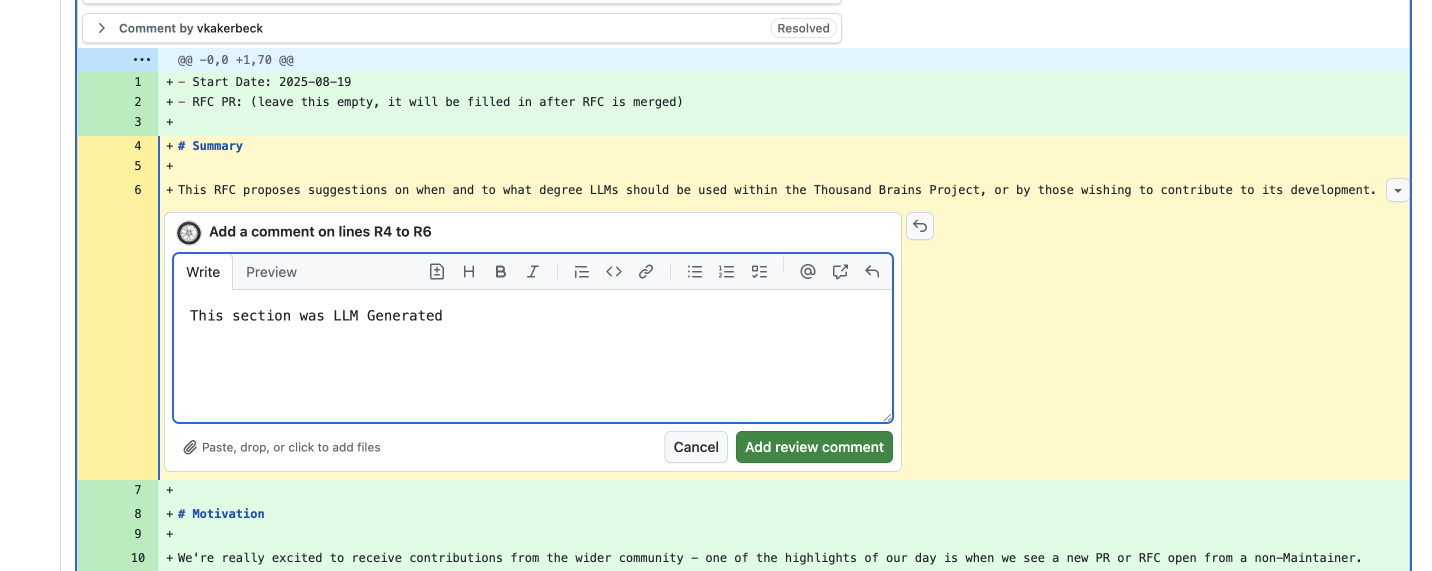
#> input picture rfcs/0000_guidance_on_using_llms/commenting_example.png, 2864 x 1142 px (shown at 1/2 size)
$ python -i bio.py   (imports and definitions only)
#> lines starting #> are read from the running program, lines starting #| are printed output that depends on the picture
# Copyright 2025 Thousand Brains Project
#
# Copyright may exist in Contributors' modifications
# and/or contributions to the work.
#
# Use of this source code is governed by the MIT
# license that can be found in the LICENSE file or at
# https://opensource.org/licenses/MIT.
from __future__ import annotations

from typing import Dict, List, Optional, Tuple

import matplotlib.pyplot as plt
import numpy as np
import scipy.ndimage as ndimage
from scipy import ndimage as ndi

from .strategies import SalienceStrategy


# [58 lines left out: functions sobel_filter, rgb_to_gray, color_opponency_map, not called in this run]


# ---------- helpers ----------


def norm01(x, eps=1e-8):
    x = x.astype(np.float32)
    mn, mx = np.min(x), np.max(x)
    if mx - mn < eps:
        return np.zeros_like(x, dtype=np.float32)
    return (x - mn) / (mx - mn)


def halfwave(x):
    # simple rectification like neuronal ON channels
    return np.maximum(x, 0.0).astype(np.float32)


def dog_center_surround(img, sigma_c, sigma_s, k=1.0):
    # Difference-of-Gaussians (center-surround)
    c = ndimage.gaussian_filter(img, sigma=sigma_c, mode="reflect")
    s = ndimage.gaussian_filter(img, sigma=sigma_s, mode="reflect")
    return k * (c - s).astype(np.float32)


def multiscale_cs(img, scales: Tuple[Tuple[float, float], ...]):
    # sum of rectified center-surround across scales
    acc = np.zeros(img.shape[:2], dtype=np.float32)
    for sc, ss in scales:
        m = halfwave(dog_center_surround(img, sc, ss))
        acc += norm01(m)
    return norm01(acc)


# ---------- color & luminance feature maps ----------


def rgb_to_gray(rgb):
    r, g, b = rgb[..., 0], rgb[..., 1], rgb[..., 2]
    return (0.299 * r + 0.587 * g + 0.114 * b).astype(np.float32)


def opponency_RG(rgb):
    # classic L-M (red-green) opponent; rectified into ON channels
    r, g = rgb[..., 0], rgb[..., 1]
    rg_on = halfwave(r - g)
    gr_on = halfwave(g - r)
    return rg_on, gr_on  # (red-on, green-on)


def opponency_BY(rgb):
    # S - (L+M) ~ blue - yellow (yellow ≈ (R+G)/2)
    r, g, b = rgb[..., 0], rgb[..., 1], rgb[..., 2]
    y = 0.5 * (r + g)
    b_on = halfwave(b - y)
    y_on = halfwave(y - b)
    return b_on, y_on  # (blue-on, yellow-on)


def color_salience(rgb):
    # center-surround on opponent channels + across-scale normalization
    scales = ((1.0, 3.0), (2.0, 6.0), (4.0, 12.0))
    rg_on, gr_on = opponency_RG(rgb)
    b_on, y_on = opponency_BY(rgb)

    RG = multiscale_cs(rg_on, scales) + multiscale_cs(gr_on, scales)
    BY = multiscale_cs(b_on, scales) + multiscale_cs(y_on, scales)
    return norm01(RG), norm01(BY)


def luminance_salience(rgb):
    lum = rgb_to_gray(rgb)
    scales = ((1.0, 3.0), (2.0, 6.0), (4.0, 12.0))
    return multiscale_cs(lum, scales)


# ---------- orientation / texture feature maps ----------


def sobel_xy(gray):
    # 3x3 Sobel via ndimage
    Kx = np.array([[-1, 0, 1], [-2, 0, 2], [-1, 0, 1]], np.float32)
    Ky = np.array([[-1, -2, -1], [0, 0, 0], [1, 2, 1]], np.float32)
    gx = ndimage.convolve(gray, Kx, mode="reflect")
    gy = ndimage.convolve(gray, Ky, mode="reflect")
    return gx, gy


def orientation_energy(gray, num_bins: int = 4):
    """
    Simple orientation channels using gradient steering into bins.
    Returns a list of maps (length num_bins) plus an overall magnitude.
    """
    gx, gy = sobel_xy(gray)
    mag = np.hypot(gx, gy).astype(np.float32)
    ang = np.arctan2(gy, gx) + np.pi  # [0, 2pi)

    bins = []
    for k in range(num_bins):
        theta = k * np.pi / num_bins  # 0..pi
        # soft binning with cosine tuning (like simple cell)
        resp = np.cos(ang - theta)
        resp = halfwave(resp) * mag
        bins.append(norm01(resp))
    return bins, norm01(mag)


def oriented_salience(rgb, num_bins=4):
    gray = rgb_to_gray(rgb)
    bins, mag = orientation_energy(gray, num_bins=num_bins)
    # center-surround on each orientation channel
    scales = ((1.0, 3.0), (2.0, 6.0))
    acc = np.zeros_like(gray, dtype=np.float32)
    for ch in bins:
        acc += multiscale_cs(ch, scales)
    # mix with overall edge magnitude for sharper contours
    return norm01(0.7 * acc + 0.3 * mag)


# ---------- depth feature maps ----------


# [66 lines left out: functions depth_nearness, depth_confidence, depth_salience, fuse_maps, not called in this run]


def spectral_residual_saliency(gray):
    # gray: [H,W] float32 in [0,1]
    f = np.fft.fft2(gray)
    amp = np.abs(f)
    log_amp = np.log(amp + 1e-8)
    # local average in log-spectrum (box or gaussian)
    log_avg = ndimage.uniform_filter(log_amp, size=3, mode="reflect")
    resid = log_amp - log_avg
    # reconstruct with original phase
    f_resid = np.exp(resid + 1j * np.angle(f))
    sal = np.abs(np.fft.ifft2(f_resid)) ** 2
    sal = ndimage.gaussian_filter(sal, 3.0, mode="reflect")
    return norm01(sal.astype(np.float32))


def fuse_maps_mean(maps, weights):
    num = 0.0
    den = 0.0
    for k, m in maps.items():
        w = float(weights.get(k, 1.0))
        num += w * m
        den += w
    S = num / (den + 1e-8)
    # mild contrast boost (acts like a soft sigmoid)
    return norm01(S**1.2)


from typing import Dict, List, Optional

import numpy as np


# [71 lines left out: functions _norm01, _maps_to_matrix, corr_shrink_weights, fuse_mean_redundancy_aware, not called in this run]


# ---------- end-to-end pipeline ----------


def salience_rgbd(rgb, depth=None, weight_scheme="indoor_default"):
    # --- features as before ---
    L = luminance_salience(rgb)
    RG, BY = color_salience(rgb)
    OR = oriented_salience(rgb)

    # new: spectral residual on luminance
    SR = spectral_residual_saliency(rgb_to_gray(rgb))

    maps = {"L": L, "RG": RG, "BY": BY, "OR": OR, "SR": SR}

    if depth is not None:
        D = depth_salience(depth)
        C = depth_confidence(depth)
        maps["D"] = norm01(D * (0.3 + 0.7 * C))

        valid = np.isfinite(depth) & (depth > 0)
        if np.any(valid):
            med = np.median(depth[valid])
            dmin = np.min(depth[valid])
            if (med - dmin) > 0.5:  # meters
                maps["D"] = norm01(maps["D"] ** 1.2)

    # weights
    if weight_scheme == "indoor_default":
        weights = {"L": 0.6, "RG": 0.8, "BY": 0.8, "OR": 0.9, "SR": 1.2}
        if depth is not None:
            weights["D"] = 0.8
    else:
        weights = {k: 1.0 for k in maps.keys()}

    # use mean fusion instead of geometric
    S = fuse_maps_mean(maps, weights)
    # S, _, _ = fuse_mean_redundancy_aware(maps, weights)
    # S = ndimage.gaussian_filter(S, 0.1, mode="reflect")  # a touch of smoothing
    maps["S"] = norm01(S)

    return maps

# TODO: Remove this function
# [5 lines left out: function compute_saliency, not called in this run]


class BioSalienceStrategy(SalienceStrategy):

    # [4 lines left out: function __call__, not called in this run]

>>> import cv2
>>> picture = cv2.imread('../../../../../../rfcs/0000_guidance_on_using_llms/commenting_example.png')
#> picture is the input picture: shape (1142, 2864, 3); mean B, G, R 224.3, 245, 238.5
>>> result = salience_rgbd(picture)
#> the loop in multiscale_cs, `for sc, ss in scales:` made 3 passes
#> mx in norm01 on passes 1 to 3: 105.8, 72.8, 50.05
#> call 2 of multiscale_cs, with scales = ((1, 3), (2, 6), (4, 12))
#> the loop in multiscale_cs (call 2), `for sc, ss in scales:` made 3 passes
#> mx in norm01 on passes 1 to 3: 84.84, 94.55, 83.61
#> after the loop in multiscale_cs (call 2), `for sc, ss in scales:`:
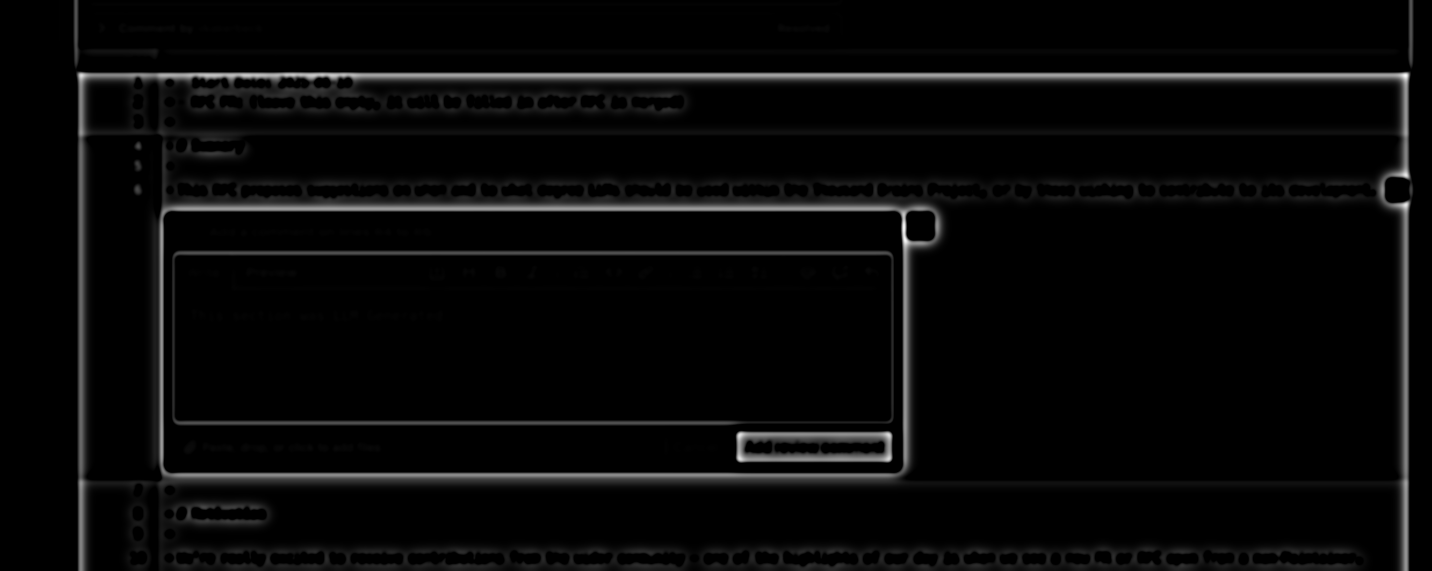
#> m: shape (1142, 2864) float32 (shown at 1/2 size); min 0, max 83.61, mean 2.7; drawn with min black and max white
#> call 3 of multiscale_cs, with scales = ((1, 3), (2, 6), (4, 12))
#> in multiscale_cs (call 3), `acc = np.zeros(img.shape[:2], dtype=np.float32)`: acc: shape (1142, 2864) float32; every value is 0
#> the loop in multiscale_cs (call 3), `for sc, ss in scales:` made 3 passes
#> mx in norm01 on passes 1 to 3: 151.7, 134.3, 116.8
#> pass 1, in dog_center_surround (call 7), `s = ndimage.gaussian_filter(img, sigma=sigma_s, mode="reflect")`:
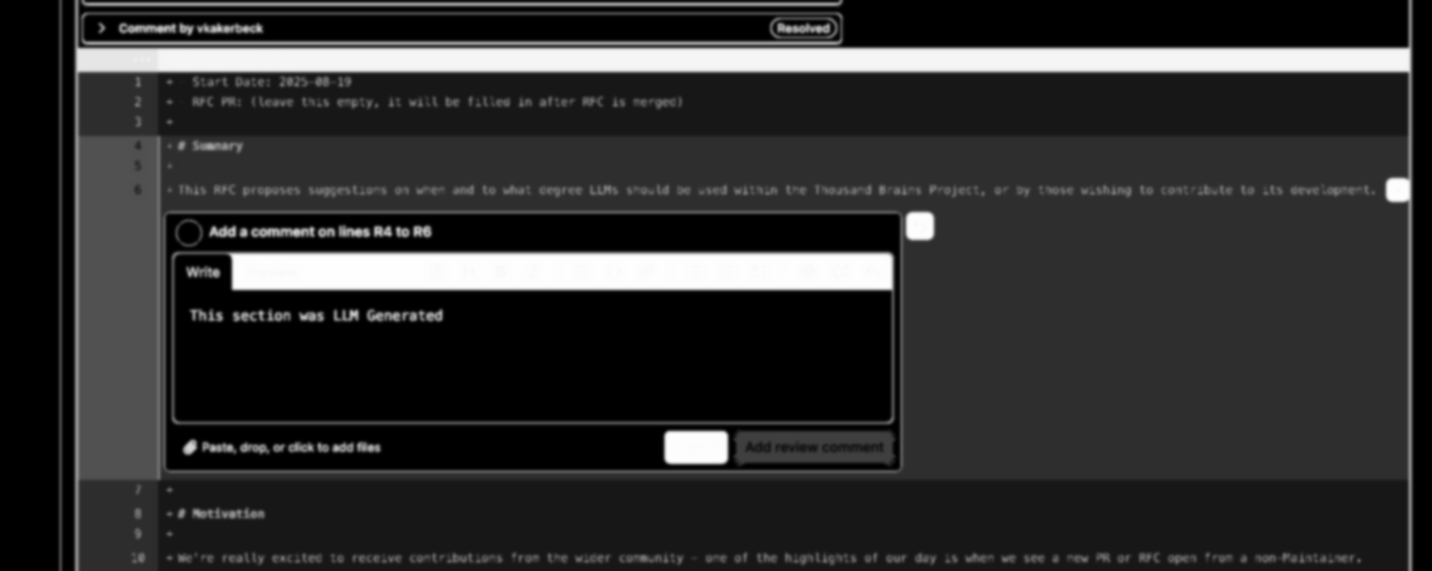
#> s: shape (1142, 2864) float32 (shown at 1/2 size); min 0, max 254, mean 46.7
#> after the loop in multiscale_cs (call 3), `for sc, ss in scales:`:
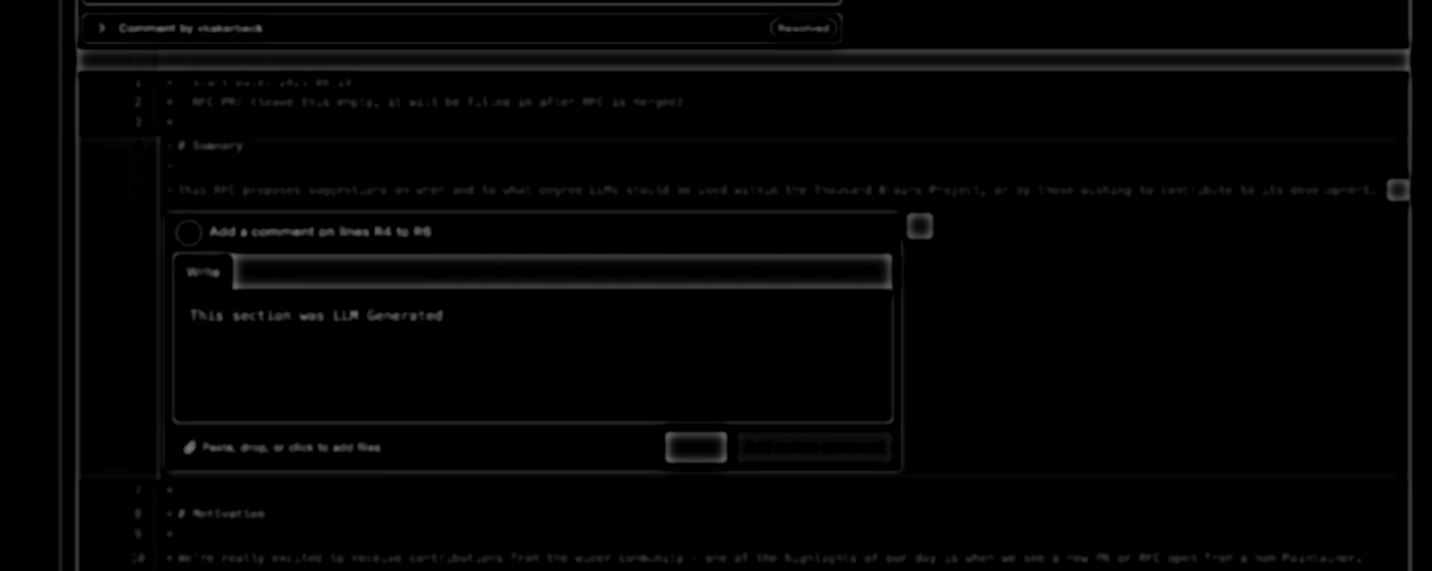
#> m: shape (1142, 2864) float32 (shown at 1/2 size); min 0, max 116.8, mean 4
#> in color_salience, `RG = multiscale_cs(rg_on, scales) + multiscale_cs(gr_on, scales)`:
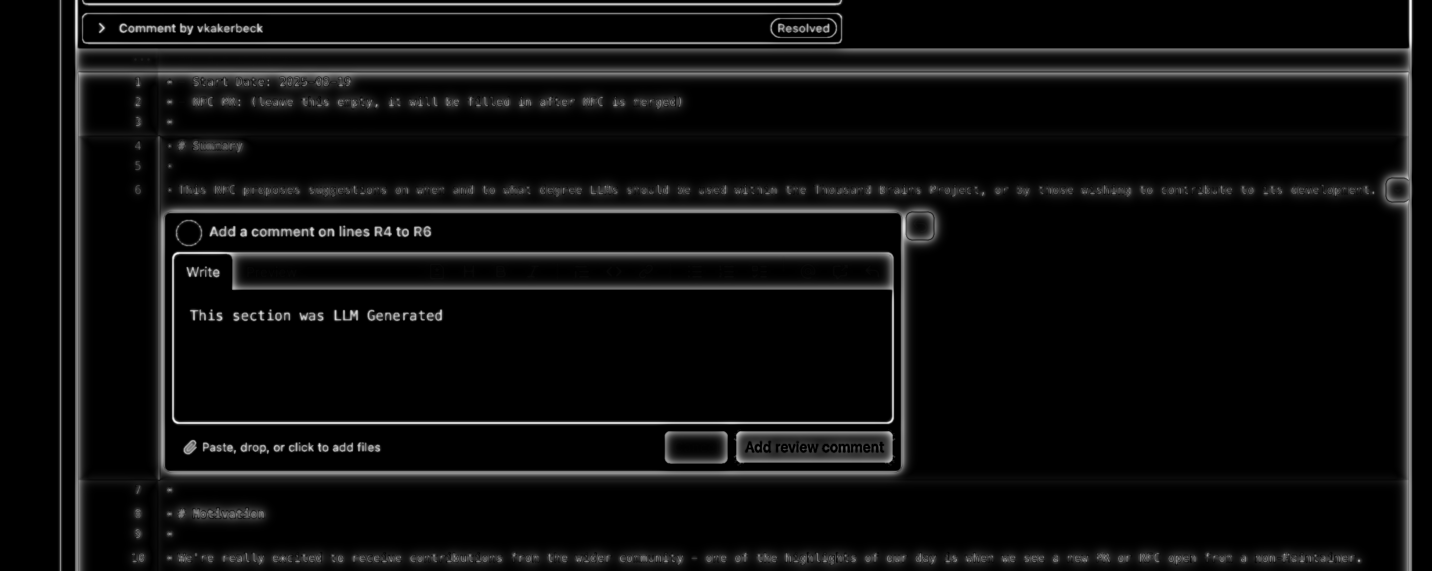
#> RG: shape (1142, 2864) float32 (shown at 1/2 size); min 0, max 1.15, mean 0.0614; drawn with min black and max white
#> call 4 of multiscale_cs, with scales = ((1, 3), (2, 6), (4, 12))
#> the loop in multiscale_cs (call 4), `for sc, ss in scales:` made 3 passes
#> mx in norm01 on passes 1 to 3: 76.72, 65.46, 48.33
#> after the loop in multiscale_cs (call 4), `for sc, ss in scales:`:
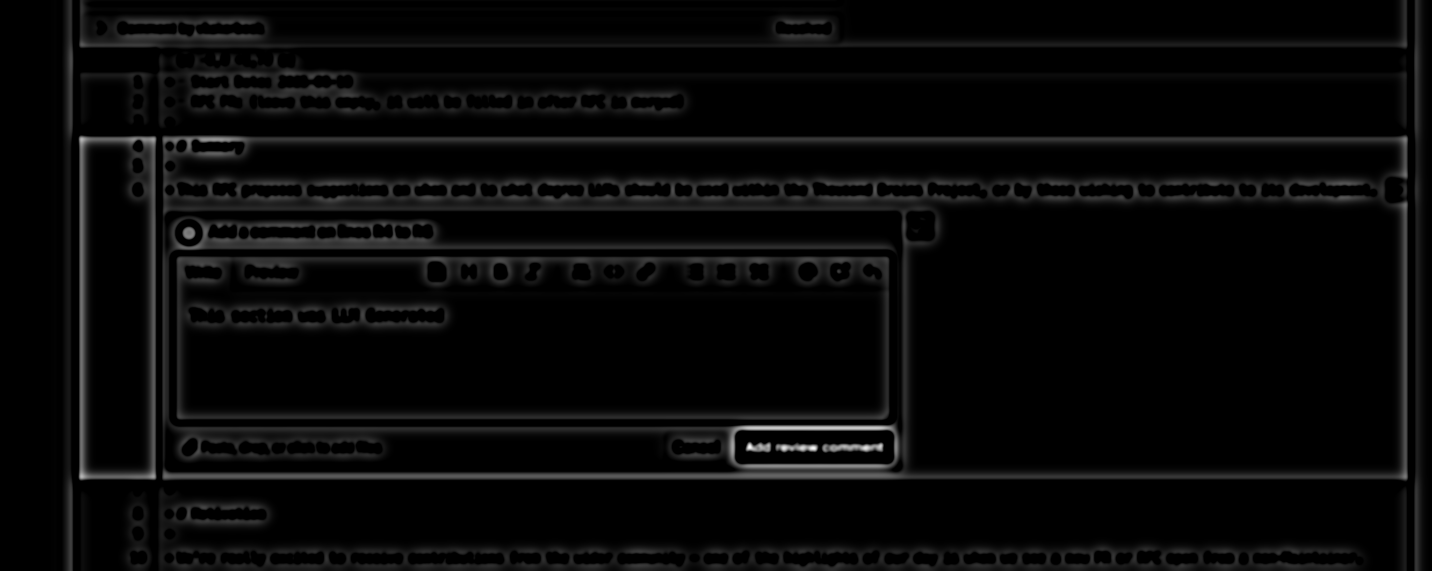
#> m: shape (1142, 2864) float32 (shown at 1/2 size); min 0, max 48.33, mean 1.6; drawn with min black and max white
#> the loop in orientation_energy, `for k in range(num_bins):` made 4 passes
#> mx in norm01 on passes 1 to 4: 875.4, 928.5, 875.4, 928.5
#> after the loop in orientation_energy, `for k in range(num_bins):`: bins = 4 items
#> the loop in oriented_salience, `for ch in bins:` made 4 passes
#> the loop in fuse_maps_mean, `for k, m in maps.items():` made 5 passes
#> (k, w, den) on passes 1 to 5: ('L', 0.6, 0.6), ('RG', 0.8, 1.4), ('BY', 0.8, 2.2), ('OR', 0.9, 3.1), ('SR', 1.2, 4.3)
#> after the loop in fuse_maps_mean, `for k, m in maps.items():`: den = 4.3
#> result = 6 items
